Frame 1 (no input): blank canvas, image omitted
Frame 60 (no input): blank canvas, image omitted
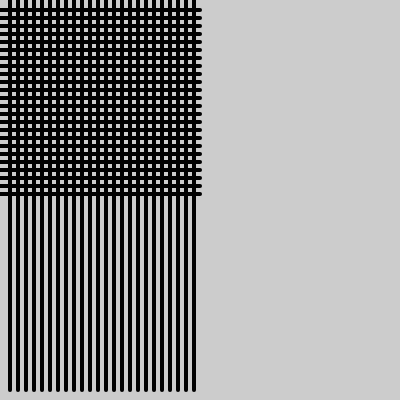
Frame 120 (the mouse pressed at the canvas centre since frame 60)

The p5.js sketch whose frames 1 and 60 were blank and that drew this single picture after the mouse press (run headless with seeded random() and noise() and a simulated clock; from frame 60 on, the mouse is pressed at the canvas centre):

// p5.js sketch
// ── sketch.js
//Mouse Lines
  function setup() {
      createCanvas(400, 400);
      strokeWeight(4);
  }
  function draw() {
      background(204);
      for(let i = 10; i < mouseX; i = i + 8){
          line(i, 0, i, height-10);  
      }
      for(let j = 10; j < mouseY; j = j + 8) {
        line(0, j, mouseX , j);
      }
  }
